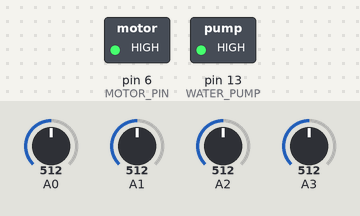
A sketch run on a simulated Arduino Uno, built for the host (arithmetic inside an expression is 32-bit, double 64-bit). Shown: switched loads named in the sketch (green lamp = pin HIGH). Inputs (shaded band) come from the test bench; at power-on: A0 = 512, A1 = 512, A2 = 512, A3 = 512. Pins used as bus, display or sensor lines are not drawn; what the sketch prints to the serial monitor is not drawn.

Above: at 5.0 s.
Timing chart, 0 to 13.0 s (numbered marks = the images above):
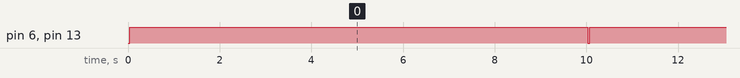

Measured:
- by itself, pin 6 (MOTOR_PIN), pin 13 (WATER_PUMP): alternates HIGH for 10.0 s and LOW for 0.03 s

The sketch:

Auto_solar_cleaner.ino
```cpp
#include "Auto_solar_cleaner.h"

#define RED_LED         10
#define GREEN_LED       9
#define BLUE_LED        8

typedef enum LED_COLOR
{
    NONE,
    RED,
    GREEN,
    BLUE
}
LED_COLOR;


typedef enum SYSTEM_CLEANING_STATE
{
    STATE_NO_CLEANING,
    STATE_START_CLEANING,
    STATE_FORWARD_CLEANING,
    STATE_BACKWARD_CLEANING,
    STATE_STOP_CLEANING
}
SYSTEM_CLEANING_STATE;

SYSTEM_CLEANING_STATE system_cleaning_state;

SOLAR_PARAMS solar_params;

unsigned long prevMillis;


void switchLed(LED_COLOR new_color)
{
    static LED_COLOR current_color = NONE;
    if(current_color != new_color)
    {
        digitalWrite(RED_LED, LOW);
        digitalWrite(BLUE_LED, LOW);
        digitalWrite(GREEN_LED, LOW);

        switch(new_color)
        {
            case RED:
                digitalWrite(RED_LED, HIGH);
            break;

            case BLUE:
                digitalWrite(BLUE_LED, HIGH);
            break;

            case GREEN:
                digitalWrite(GREEN_LED, HIGH);
            break;
        }

        current_color = new_color;
    }
}


void setup()
{
    bool init_error = false;

    Serial.begin(115200);

    if(driver_initialise() == false)
    {
        Serial.println("driver init failed");
        init_error = true;
    }

    if(cleaner_initialise() == false)
    {
        Serial.println("cleaner init failed");
        init_error = true;
    }

    if(monitor_initialise() == false)
    {
        Serial.println("monitor init failed");
        init_error = true;
    }

    while(init_error)
    {
        Serial.print(".");
        delay(3000);
    }

    system_cleaning_state = STATE_NO_CLEANING;

    Serial.println("System started");
}


void loop()
{
    switch(system_cleaning_state)
    {
        case STATE_NO_CLEANING:
            switchLed(GREEN);
            if(monitor_panelClean() == false)
            {
                system_cleaning_state = STATE_FORWARD_CLEANING;
                // system_cleaning_state = STATE_START_CLEANING;
                Serial.println("Panel needs cleaning");
            }
        break;

        case STATE_START_CLEANING:
            switchLed(RED);
            //move to start point
            if(driver_moveBackward() != false)
            {
                system_cleaning_state = STATE_FORWARD_CLEANING;
                Serial.println("Ready for forward cleaning");
            }
        break;

        case STATE_FORWARD_CLEANING:
            switchLed(RED);
            //cleaning begins
            if(cleaner_startCleaning() == false)
            {
                //stop movement if cleaning fails
                driver_moveStop();
                system_cleaning_state = STATE_STOP_CLEANING;
                Serial.println("Cleaning halted");
            }

            //move system forward
            if(driver_moveForward() != false)
            {
                system_cleaning_state = STATE_BACKWARD_CLEANING;
                Serial.println("Forward cleaning complete");
            }
        break;

        case STATE_BACKWARD_CLEANING:
            switchLed(BLUE);
            //cleaning continues
            if(cleaner_startCleaning() == false)
            {
                //stop movement if cleaning fails
                driver_moveStop();
                system_cleaning_state = STATE_STOP_CLEANING;
                Serial.println("Cleaning halted");
            }

            //move system backward
            if(driver_moveBackward() != false)
            {
                system_cleaning_state = STATE_STOP_CLEANING;
                Serial.println("Backward cleaning complete");
            }
        break;

        case STATE_STOP_CLEANING:
            switchLed(BLUE);
            //cleaning stops
            if(cleaner_stopCleaning() != false)
            {
                Serial.println("System failure");
            }
            //move back to start position
            // if(driver_moveBackward() != false)
            // {
            //     Serial.println("Cleaning completed");
            // }
                system_cleaning_state = STATE_NO_CLEANING;
        break;
    }

    if(millis() - prevMillis > 1000)
    {
        Serial.print("volt: "); Serial.println(solar_params.voltage);
        Serial.print("curr: "); Serial.println(solar_params.current);
        Serial.print("lght: "); Serial.println(solar_params.light);
        Serial.print("clin: "); Serial.println(solar_params.panel_is_clean);
        Serial.print("stat: "); Serial.println(system_cleaning_state);

        prevMillis = millis();
    }

}
```

Auto_solar_cleaner.h
```cpp
#ifndef AUTO_SOLAR_CLEANER_H
    #define AUTO_SOLAR_CLEANER_H

    typedef struct SOLAR_PARAMS
    {
        float current;
        float voltage;
        uint16_t light;
        bool panel_is_clean;
    }
    SOLAR_PARAMS;

    extern SOLAR_PARAMS solar_params;

    /// @brief  setup system driver to control movement
    /// @return true
    bool driver_initialise(void);

    /// @brief     Move the system forward
    /// @return    true if the system has reached the end point
    /// @attention movement automatically stops when end point is reached
    bool driver_moveForward(void);

    /// @brief     Move the system backwards
    /// @return    true if the system has reached the start point
    /// @attention movement automatically stops when start point is reached
    bool driver_moveBackward(void);

    /// @brief   Stop system movement immediately
    /// @return Return false is system stopped along the way
    bool driver_moveStop(void);

    /// @brief  setup panel monitor to monitor power inline with light intensity
    /// @return true
    bool monitor_initialise(void);

    /// @brief     Check if the panel needs cleaning
    /// @attention This function runs in a statewise manner.
    ///            It will first determine the power being output by the panel
    ///            that's by reading the voltage and current sensor.
    ///            It then determines the expected power by reading the LDR.
    /// @return    true if the expected power is inline with the power being received, thus no cleaning is required.
    bool monitor_panelClean(void);

    /// @brief  Initialise the panel cleaner peripheral
    /// @return true if all accessories are fitted
    bool cleaner_initialise(void);

    /// @brief   Turns on the cleaner motor/brush and water/cleaning solution.
    /// @attention  cleaning will continue until the stopcleaning function is invoked.
    /// @return  false if the cleaning is not happening as expected or can completely not go on
    bool cleaner_startCleaning(void);

    /// @brief      Stop the cleaning process.
    /// @return     false if cleaning has stopped, true otherwise.
    bool cleaner_stopCleaning(void);

#endif
```

panel_cleaner.ino
```cpp
#include "Auto_solar_cleaner.h"

#define WATER_PUMP              13
#define STEPPER_DIR             12
#define STEPPER_STEP            11
#define USER_INPUT_POT          A1

void waterpump(bool new_state)
{
    static bool pump_state = false;
    if(new_state != pump_state)
    {
        pump_state = new_state;
        digitalWrite(WATER_PUMP, pump_state);
        Serial.println("pump toggled");
    }
}

void rotateBrush(void)
{
    static bool stepped = false;
    static unsigned long prev_time = 0;
    static unsigned long motor_rate = 0;

    if(micros() - prev_time > motor_rate)
    {
        digitalWrite(STEPPER_STEP, stepped);
        stepped = !stepped;
        prev_time = micros();
    }

    motor_rate = map(analogRead(A1), 400, 1023, 300, 2000);
}

bool cleaner_initialise(void)
{
    pinMode(WATER_PUMP, OUTPUT);
    pinMode(STEPPER_DIR, OUTPUT);
    pinMode(STEPPER_STEP, OUTPUT);

    digitalWrite(STEPPER_DIR, LOW);
    waterpump(false);
    return true;
}

bool cleaner_startCleaning(void)
{
    waterpump(true);
    rotateBrush();
    return true;
}

bool cleaner_stopCleaning(void)
{
    solar_params.panel_is_clean = true;

    waterpump(false);
    return false;
}

/* ----------------------------------- EOF ---------------------------------- */
```

panel_monitor.ino
```cpp
/**
 * @brief Monitor the state of the panel by monitoring the light radiance from the sun
 *          inline with the power being output by the panel
 *
 * @details Sensors used: voltage, current and LDR
*/

#include "Auto_solar_cleaner.h"

#define LIGHT_SENSOR        A0
#define CURRENT_SENSOR      A2
#define VOLTAGE_SENSOR      A3
#define CURRENT_SENSITIVITY 66
#define LIGHT_INTENSITY     400
#define RATED_POWER_mW      5000

typedef enum MONITOR_STATE
{
    READ_VOLTAGE,
    READ_CURRENT,
    READ_LIGHT,
    COMPARE_POWER
}
MONITOR_STATES;

MONITOR_STATE monitor_state;

int getADCvalue(uint8_t adc_pin)
{
    int advalue = 0;
    for(int i=0; i<10; i++)
    {
        advalue += analogRead(adc_pin);
        delay(1);
    }

    if(advalue == 0)
    {
        Serial.println("Sensor fault");
        return 1;
    }

    return advalue;
}

bool readVoltage(void)
{
    int advalue = 0;
    float R1 = 30000.0;
    float R2 = 7500.0;

    advalue = getADCvalue(VOLTAGE_SENSOR);
    if(advalue == 0)
        return false;

    float volt_ref = (float)advalue * 1.0 /10.0;
    volt_ref = (volt_ref/1023.0) * 5.0;

    volt_ref = volt_ref * (R1+R2)/R2;
    solar_params.voltage = volt_ref;

    return true;
}

bool readCurrent(void)
{
    int advalue = getADCvalue(CURRENT_SENSOR);
    if(advalue == 0)
        return false;

    float curr_ref = (float)advalue * 1.0 / 10.0;
    curr_ref = ((curr_ref/1023.0) * 5000.0) - 2500.0;

    if(curr_ref < 1.0) curr_ref = 0.0;

    solar_params.current = curr_ref * CURRENT_SENSITIVITY;


    return true;
}

bool readLight(void)
{
    int advalue = getADCvalue(LIGHT_SENSOR);
    if(advalue == 0)
        return false;

    solar_params.light = advalue/10;

    return true;
}

bool checkPowerDelivery(void)
{
    if(solar_params.light > LIGHT_INTENSITY)
    {
        float power = solar_params.current * solar_params.voltage;
        if(power < (float)RATED_POWER_mW)
        {
            Serial.println("Low power!");
            return false;
        }
    }

    return true;
}

bool monitor_initialise(void)
{
    //init current sensor
    //init voltage sensor

    monitor_state = READ_VOLTAGE;
    solar_params.panel_is_clean = true;

    return true;
}

bool monitor_panelClean(void)
{
    switch(monitor_state)
    {
        case READ_VOLTAGE:
            if(readVoltage() != false)
            {
                monitor_state = READ_CURRENT;
            }
        break;

        case READ_CURRENT:
            if(readCurrent() != false)
            {
                monitor_state = READ_LIGHT;
            }
        break;

        case READ_LIGHT:
            if(readLight() != false)
            {
                monitor_state = COMPARE_POWER;
            }
        break;

        case COMPARE_POWER:
            solar_params.panel_is_clean = checkPowerDelivery();
            monitor_state = READ_VOLTAGE;
        break;

    }

    return solar_params.panel_is_clean;
}
```

system_driver.ino
```cpp
/**
 * @file driver.ino
 * @brief This files has all the functionality of the system movement
 * @details It specifically manages the movement by conrtrolling the two wheel motors
*/

#include "Auto_solar_cleaner.h"

#define START_POSITION_SENSOR   A5
#define STOP_POSITION_SENSOR   A4
#define MOTOR_PIN               6
#define MOTOR_SPEED             255
// #define BACK_MOTOR_PIN_1       5
#define DISTANCE_TIME_mS        10000

bool forward_movement;
bool backward_movement;

unsigned long distance_timer;

void stopMovement(void)
{
    digitalWrite(MOTOR_PIN, LOW);

    forward_movement = false;
    backward_movement = false;
}

bool timeElapsed(void)
{
    if(millis() - distance_timer > DISTANCE_TIME_mS)
    {
        return true;
    }

    return false;
}

/// @brief determine if the system has moved to end point by reading the sensor mounted above
/// @return true if the sensor has moved beyond the panel notifying the end point
bool reachedEndPoint(void)
{
    //infrared snesor is active low
    // if(digitalRead(STOP_POSITION_SENSOR) == LOW)
    // {
    //     return true;
    // }

    return timeElapsed();
}

/// @brief determine if the system has moved to starting point by reading the sensor mounted above
/// @return true if the sensor has moved beyond the panel notifying the end point
bool reachedStartPoint(void)
{
    //infrared snesor is active low
    // if(digitalRead(START_POSITION_SENSOR) == LOW)
    // {
    //     return true;
    // }

    // return timeElapsed();
    return true;
}

bool driver_initialise(void)
{
    //setup movement motor
    pinMode(MOTOR_PIN, OUTPUT);

    //setup position sensors

    stopMovement();

    return true;
}

bool driver_moveForward(void)
{
    //move forward
    if(forward_movement == false)
    {
        analogWrite(MOTOR_PIN, MOTOR_SPEED);

        forward_movement = true;
        backward_movement = false;
        distance_timer = millis();
    }
    else if(reachedEndPoint() == true)
    {
        stopMovement();
        return true;
    }

    return false;
}

bool driver_moveBackward(void)
{
    //move backwards
   /* if(backward_movement == false)
    {
        digitalWrite(FRONT_MOTOR_PIN_1, HIGH);
        digitalWrite(FRONT_MOTOR_PIN_2, HIGH);

        backward_movement = true;
        forward_movement = false;
        distance_timer = millis();
    }
    else if(reachedStartPoint() == true)
    {
        stopMovement();
        return true;
    }*/
    return true;
}

/* ----------------------------------- EOF ---------------------------------- */
```
